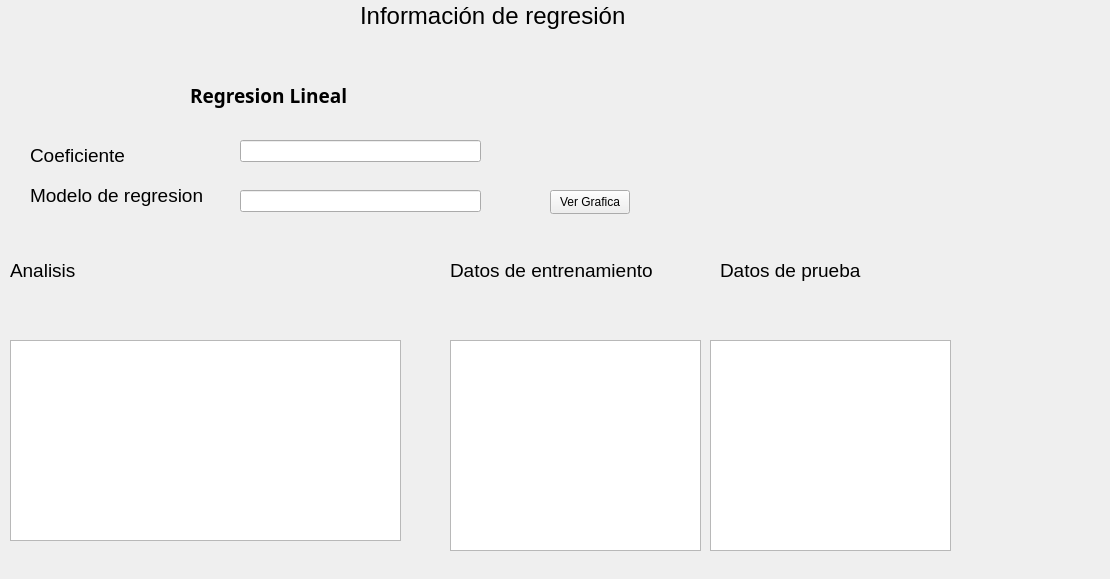
<?xml version="1.0" encoding="UTF-8"?>
<ui version="4.0">
 <class>Form</class>
 <widget class="QWidget" name="Form">
  <property name="geometry">
   <rect>
    <x>0</x>
    <y>0</y>
    <width>1110</width>
    <height>579</height>
   </rect>
  </property>
  <property name="windowTitle">
   <string>Informacion del DataFrame</string>
  </property>
  <widget class="QLabel" name="label">
   <property name="geometry">
    <rect>
     <x>360</x>
     <y>0</y>
     <width>341</width>
     <height>31</height>
    </rect>
   </property>
   <property name="font">
    <font>
     <family>Arial</family>
     <pointsize>18</pointsize>
    </font>
   </property>
   <property name="text">
    <string>Información de regresión</string>
   </property>
  </widget>
  <widget class="QLabel" name="label_2">
   <property name="geometry">
    <rect>
     <x>30</x>
     <y>140</y>
     <width>321</width>
     <height>31</height>
    </rect>
   </property>
   <property name="font">
    <font>
     <family>Arial</family>
     <pointsize>14</pointsize>
    </font>
   </property>
   <property name="text">
    <string>Coeficiente</string>
   </property>
  </widget>
  <widget class="QLabel" name="label_3">
   <property name="geometry">
    <rect>
     <x>30</x>
     <y>180</y>
     <width>281</width>
     <height>31</height>
    </rect>
   </property>
   <property name="font">
    <font>
     <family>Arial</family>
     <pointsize>14</pointsize>
    </font>
   </property>
   <property name="text">
    <string>Modelo de regresion</string>
   </property>
  </widget>
  <widget class="QTableWidget" name="tableWidgetprueba">
   <property name="geometry">
    <rect>
     <x>710</x>
     <y>340</y>
     <width>241</width>
     <height>211</height>
    </rect>
   </property>
  </widget>
  <widget class="QLabel" name="label_7">
   <property name="geometry">
    <rect>
     <x>450</x>
     <y>260</y>
     <width>251</width>
     <height>21</height>
    </rect>
   </property>
   <property name="font">
    <font>
     <family>Arial</family>
     <pointsize>14</pointsize>
    </font>
   </property>
   <property name="text">
    <string>Datos de entrenamiento</string>
   </property>
  </widget>
  <widget class="QLabel" name="label_8">
   <property name="geometry">
    <rect>
     <x>720</x>
     <y>260</y>
     <width>181</width>
     <height>21</height>
    </rect>
   </property>
   <property name="font">
    <font>
     <family>Arial</family>
     <pointsize>14</pointsize>
    </font>
   </property>
   <property name="text">
    <string>Datos de prueba</string>
   </property>
  </widget>
  <widget class="QLineEdit" name="txtcoeficiente">
   <property name="geometry">
    <rect>
     <x>240</x>
     <y>140</y>
     <width>241</width>
     <height>22</height>
    </rect>
   </property>
  </widget>
  <widget class="QLineEdit" name="txtmodelo">
   <property name="geometry">
    <rect>
     <x>240</x>
     <y>190</y>
     <width>241</width>
     <height>22</height>
    </rect>
   </property>
  </widget>
  <widget class="QPushButton" name="btnGrafica">
   <property name="geometry">
    <rect>
     <x>550</x>
     <y>190</y>
     <width>80</width>
     <height>24</height>
    </rect>
   </property>
   <property name="text">
    <string>Ver Grafica</string>
   </property>
  </widget>
  <widget class="QTableWidget" name="tableWidgetentrenamiento">
   <property name="geometry">
    <rect>
     <x>450</x>
     <y>340</y>
     <width>251</width>
     <height>211</height>
    </rect>
   </property>
  </widget>
  <widget class="QLabel" name="label_6">
   <property name="geometry">
    <rect>
     <x>190</x>
     <y>80</y>
     <width>161</width>
     <height>31</height>
    </rect>
   </property>
   <property name="font">
    <font>
     <family>Noto Sans</family>
     <pointsize>14</pointsize>
     <weight>75</weight>
     <bold>true</bold>
    </font>
   </property>
   <property name="text">
    <string>Regresion Lineal</string>
   </property>
  </widget>
  <widget class="QLabel" name="label_10">
   <property name="geometry">
    <rect>
     <x>10</x>
     <y>260</y>
     <width>181</width>
     <height>21</height>
    </rect>
   </property>
   <property name="font">
    <font>
     <family>Arial</family>
     <pointsize>14</pointsize>
    </font>
   </property>
   <property name="text">
    <string>Analisis</string>
   </property>
  </widget>
  <widget class="QTextEdit" name="txtAnalisis">
   <property name="geometry">
    <rect>
     <x>10</x>
     <y>340</y>
     <width>391</width>
     <height>201</height>
    </rect>
   </property>
  </widget>
 </widget>
 <resources/>
 <connections/>
</ui>
